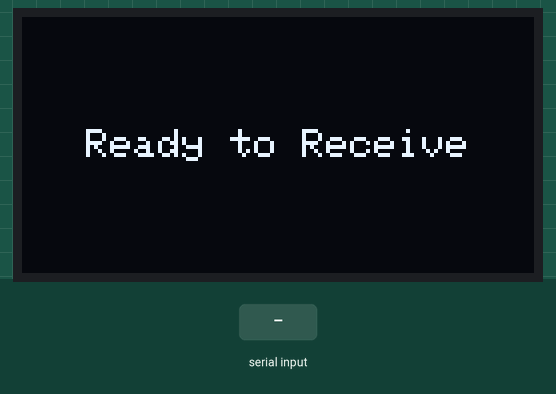
Recording of a sketch running on a simulated ESP32. On the bench: 128×64 one-colour display. The test bench sets the inputs (shaded band). Nothing arrives over Bluetooth unless stated; what the sketch prints to the serial monitor is not drawn.

Above: at 3.7 s.
3.8 s: "CLEAR\n" received over the second serial link
At 4.9 s:
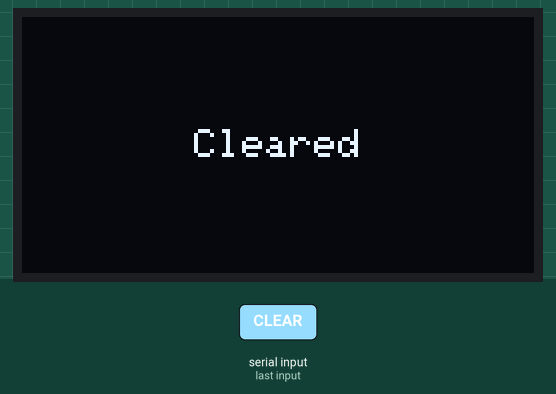
At 6.4 s:
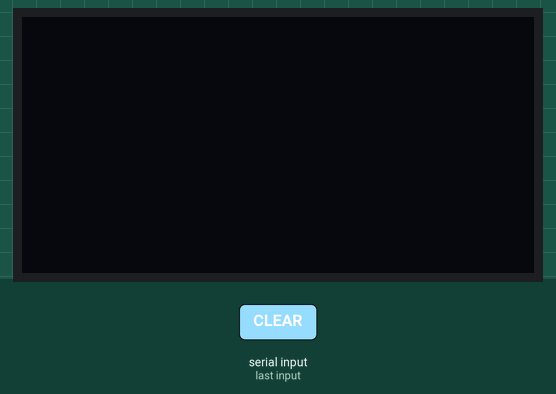
6.7 s: "CLEAR\n" received over the second serial link
Timing chart, 0 to 9.7 s (numbered marks = the images above; inputs shaded):
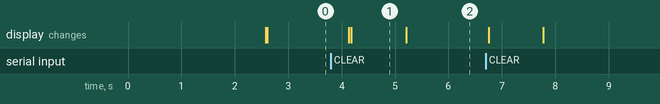

Measured:
- after the input at 3.8 s, the display: first differs from a run without the input after 0.38 s (image 1)
- what the display in image 1 shows lasts 1.0 s, from 4.2 s to 5.2 s

The sketch:

BOLT_Bluetooth_OLED_Textboard.ino
```cpp
#include <BluetoothSerial.h>
#include <Adafruit_GFX.h>
#include <Adafruit_SSD1306.h>

BluetoothSerial SerialBT;

#define SCREEN_WIDTH 128
#define SCREEN_HEIGHT 64
Adafruit_SSD1306 display(SCREEN_WIDTH, SCREEN_HEIGHT, &Wire, -1);

bool btConnected = false;
String paragraph = "";   // entire text buffer

void centerText(const char* text, int textSize, int y) {
  display.clearDisplay();
  display.setTextSize(textSize);
  display.setTextColor(SSD1306_WHITE);
  int16_t x1, y1;
  uint16_t w, h;
  display.getTextBounds(text, 0, 0, &x1, &y1, &w, &h);
  int x = (SCREEN_WIDTH - w) / 2;
  display.setCursor(x, y);
  display.print(text);
  display.display();
}

void refreshDisplay() {
  display.clearDisplay();
  display.setTextSize(1);
  display.setTextColor(SSD1306_WHITE);

  int lineHeight = 8;
  int maxLines = SCREEN_HEIGHT / lineHeight;

  // Break paragraph into 21-char lines
  int start = 0;
  int totalLines = 0;
  String lines[200]; // buffer for many lines

  while (start < paragraph.length()) {
    lines[totalLines++] = paragraph.substring(start, start + 21);
    start += 21;
  }

  // Auto-scroll: show only the last `maxLines`
  int firstLine = max(0, totalLines - maxLines);
  int lineNum = 0;
  for (int i = firstLine; i < totalLines; i++) {
    display.setCursor(0, lineNum * lineHeight);
    display.print(lines[i]);
    lineNum++;
  }

  display.display();
}

void setup() {
  Serial.begin(115200);

  if (!display.begin(SSD1306_SWITCHCAPVCC, 0x3C)) {
    Serial.println("SSD1306 allocation failed");
    for (;;);
  }

  centerText("BOLT", 2, (SCREEN_HEIGHT / 2) - 8);
  delay(2500);

  centerText("Connecting...", 1, (SCREEN_HEIGHT / 2) - 4);

  if (!SerialBT.begin("ESP32-OLED")) {
    Serial.println("Bluetooth init failed!");
    while (1);
  }
  Serial.println("Bluetooth ready. Connect via Serial BT Terminal.");
}

void loop() {
  // Connection status
  if (SerialBT.hasClient() && !btConnected) {
    btConnected = true;
    centerText("Ready to Receive", 1, (SCREEN_HEIGHT / 2) - 4);
    delay(1500);
    paragraph = "";
    refreshDisplay();
  } else if (!SerialBT.hasClient() && btConnected) {
    btConnected = false;
    centerText("Connecting...", 1, (SCREEN_HEIGHT / 2) - 4);
  }

  if (SerialBT.available()) {
    String input = SerialBT.readStringUntil('\n');
    input.trim();

    if (input.equalsIgnoreCase("CLEAR")) {
      paragraph = "";
      refreshDisplay();
      centerText("Cleared", 1, (SCREEN_HEIGHT / 2) - 4);
      delay(1000);
      refreshDisplay();
    } else {
      paragraph += input;
      refreshDisplay();
    }
  }
}
```
